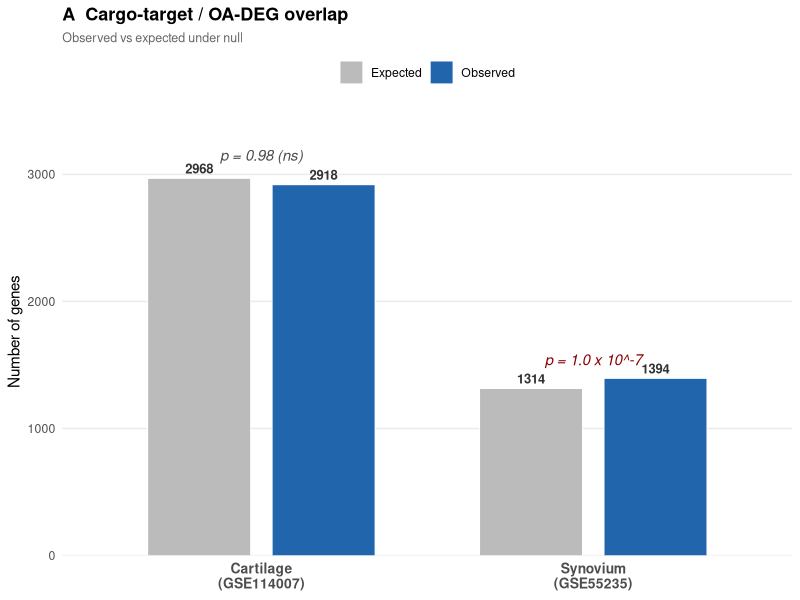

R code for this plot: (Note: this script raises an error after producing the figure.)
# =============================================================================
# 17_cross_tissue_comparison_figure.R
# -----------------------------------------------------------------------------
# Figure F1: Cross-tissue comparison (cartilage vs synovium)
#   Panel A: Cargo-OA enrichment observed vs expected
#   Panel B: Directional cargo targeting (% of OA-up vs OA-down targeted)
#
# INPUT  : data/processed/intersection_results.rds (cartilage)
#          data/processed/syn_intersection_results.rds (synovium)
# OUTPUT : figures/fig_F1_cross_tissue_comparison.pdf
# =============================================================================

suppressPackageStartupMessages({
  library(ggplot2)
  library(dplyr)
  library(patchwork)
})

PROJECT_ROOT <- "D:/Research Work/Final Version Paper 3/new paper V1/Paper3_clean"

# -----------------------------------------------------------------------------
# Panel A — observed vs expected
# -----------------------------------------------------------------------------
panel_a_df <- data.frame(
  Tissue = rep(c("Cartilage\n(GSE114007)", "Synovium\n(GSE55235)"), each = 2),
  Type   = rep(c("Expected", "Observed"), 2),
  Value  = c(2968.1, 2918,
             1314.1, 1394),
  stringsAsFactors = FALSE
)
panel_a_df$Tissue <- factor(panel_a_df$Tissue,
                            levels = c("Cartilage\n(GSE114007)", "Synovium\n(GSE55235)"))
panel_a_df$Type   <- factor(panel_a_df$Type, levels = c("Expected", "Observed"))

p_a <- ggplot(panel_a_df, aes(x = Tissue, y = Value, fill = Type)) +
  geom_col(position = position_dodge(width = 0.75), width = 0.62,
           color = "white", linewidth = 0.3) +
  geom_text(aes(label = sprintf("%.0f", Value)),
            position = position_dodge(width = 0.75),
            vjust = -0.5, size = 3.3, fontface = "bold", color = "grey20") +
  annotate("text", x = 1, y = 3150, label = "p = 0.98 (ns)",
           size = 3.8, fontface = "italic", color = "grey30") +
  annotate("text", x = 2, y = 1540,
           label = "p = 1.0 x 10^-7",
           size = 3.8, fontface = "italic", color = "#8B0000") +
  scale_fill_manual(values = c("Expected" = "#BBBBBB",
                               "Observed" = "#2166AC"),
                    name = NULL) +
  scale_y_continuous(expand = expansion(mult = c(0, 0.12))) +
  labs(title = "A  Cargo-target / OA-DEG overlap",
       subtitle = "Observed vs expected under null",
       x = NULL, y = "Number of genes") +
  theme_minimal(base_size = 11) +
  theme(
    plot.title    = element_text(face = "bold", size = 13),
    plot.subtitle = element_text(size = 9, color = "grey40"),
    axis.text.x   = element_text(size = 10, face = "bold"),
    panel.grid.major.x = element_blank(),
    panel.grid.minor   = element_blank(),
    legend.position    = "top"
  )

# -----------------------------------------------------------------------------
# Panel B — directional targeting
# -----------------------------------------------------------------------------
panel_b_df <- data.frame(
  Tissue = rep(c("Cartilage\n(GSE114007)", "Synovium\n(GSE55235)"), each = 2),
  Direction = rep(c("OA-up genes", "OA-down genes"), 2),
  Pct_targeted = c(70.6, 67.4,
                   78.6, 90.7),
  stringsAsFactors = FALSE
)
panel_b_df$Tissue    <- factor(panel_b_df$Tissue,
                               levels = c("Cartilage\n(GSE114007)", "Synovium\n(GSE55235)"))
panel_b_df$Direction <- factor(panel_b_df$Direction,
                               levels = c("OA-up genes", "OA-down genes"))

bg_cart <- 70.2
bg_syn  <- 78.6

p_b <- ggplot(panel_b_df, aes(x = Tissue, y = Pct_targeted, fill = Direction)) +
  geom_col(position = position_dodge(width = 0.75), width = 0.62,
           color = "white", linewidth = 0.3) +
  geom_text(aes(label = sprintf("%.1f%%", Pct_targeted)),
            position = position_dodge(width = 0.75),
            vjust = -0.5, size = 3.3, fontface = "bold", color = "grey20") +
  annotate("segment", x = 0.55, xend = 1.45, y = bg_cart, yend = bg_cart,
           color = "grey45", linetype = "dashed", linewidth = 0.5) +
  annotate("segment", x = 1.55, xend = 2.45, y = bg_syn, yend = bg_syn,
           color = "grey45", linetype = "dashed", linewidth = 0.5) +
  annotate("text", x = 1, y = bg_cart - 3,
           label = "70.2% (background)",
           size = 2.9, color = "grey40", fontface = "italic") + +
  annotate("text", x = 2, y = bg_syn - 3,
           label = "78.6% (background)",
           size = 2.9, color = "grey40", fontface = "italic") + +
  annotate("text", x = 1, y = 80, label = "p = 0.026",
           size = 3.5, fontface = "italic", color = "grey30") +
  annotate("text", x = 2, y = 100,
           label = "p = 3.1 x 10^-11",
           size = 3.5, fontface = "italic", color = "#8B0000") +
  scale_fill_manual(values = c("OA-up genes"   = "#E41A1C",
                               "OA-down genes" = "#377EB8"),
                    name = NULL) +
  scale_y_continuous(limits = c(0, 105),
                     breaks = c(0, 25, 50, 75, 100),
                     expand = expansion(mult = c(0, 0.05))) +
  labs(title = "B  Directional cargo targeting",
       subtitle = "% of OA-up and OA-down genes that are cargo targets",
       x = NULL, y = "% of genes targeted") +
  theme_minimal(base_size = 11) +
  theme(
    plot.title    = element_text(face = "bold", size = 13),
    plot.subtitle = element_text(size = 9, color = "grey40"),
    axis.text.x   = element_text(size = 10, face = "bold"),
    panel.grid.major.x = element_blank(),
    panel.grid.minor   = element_blank(),
    legend.position    = "top"
  )

# -----------------------------------------------------------------------------
# Combine and save
# -----------------------------------------------------------------------------
combined <- p_a + p_b +
  plot_layout(ncol = 2) +
  plot_annotation(
    title    = "Cross-tissue cargo-target enrichment: cartilage vs synovium",
    subtitle = "Cargo targets validated in miRTarBase (tier-1 strict); background: tissue-expressed genes that are miRNA-targetable",
    theme    = theme(plot.title    = element_text(face = "bold", size = 14),
                     plot.subtitle = element_text(size = 10, color = "grey30"))
  )

ggsave(file.path(PROJECT_ROOT, "figures/fig_F1_cross_tissue_comparison.pdf"),
       combined, width = 12, height = 5.5)

cat("Saved: figures/fig_F1_cross_tissue_comparison.pdf\n\n")

cat("=== FIGURE F1 SUMMARY ===\n")
cat("Panel A -- Overlap observed vs expected:\n")
cat("  Cartilage: expected 2968, observed 2918 (ratio 0.98, p = 0.98)\n")
cat("  Synovium:  expected 1314, observed 1394 (ratio 1.06, p = 1.0e-7)\n\n")
cat("Panel B -- Directional cargo targeting:\n")
cat("  Cartilage: OA-up 70.6%, OA-down 67.4% (Fisher OR 1.16, p = 0.026)\n")
cat("  Synovium:  OA-up 78.6%, OA-down 90.7% (Fisher OR 0.38, p = 3.1e-11)\n\n")
cat("Panel B interpretation:\n")
cat("  Cartilage marginally prefers OA-up targeting\n")
cat("  Synovium strongly prefers OA-down targeting (opposite direction)\n")
